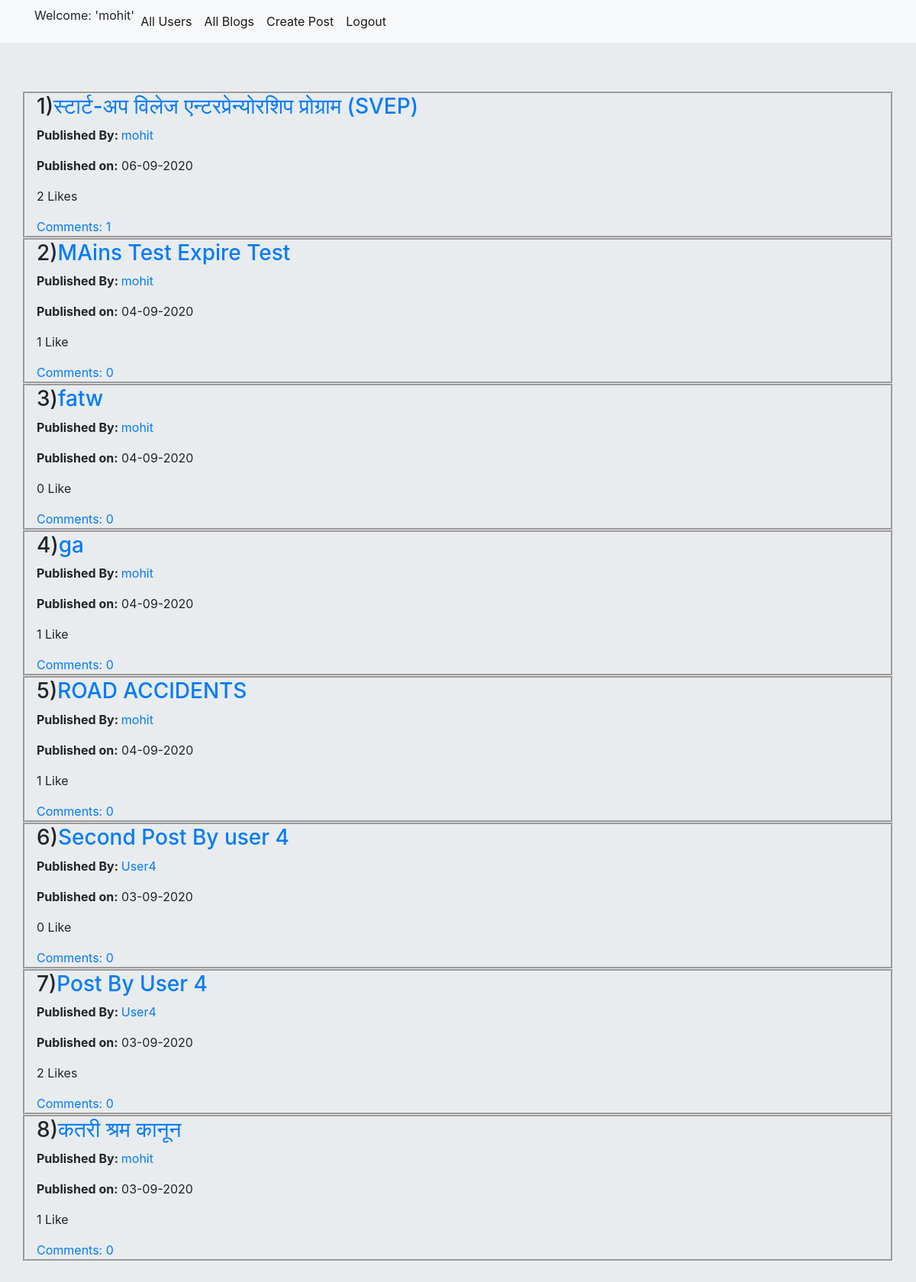
The page / (signed in) on the database its author committed.
### blog/models.py (models this page shows, shortened)
class CustomUser(AbstractUser):
    blocked = models.ManyToManyField('CustomUser',related_name='blocked_users',blank=True)
    liked_posts = models.ManyToManyField('Post',related_name='liked_posts',blank=True)
    def __str__(self):
        return self.username

class Post(models.Model):
    post_banner = models.ImageField(upload_to='images/')
    author = models.ForeignKey(CustomUser,related_name='posts',on_delete=models.CASCADE)
    title = models.CharField(max_length=250)
    text = models.TextField()
    date_created = models.DateTimeField(default=timezone.now)
    liked_by = models.ManyToManyField('CustomUser',related_name='liked_by',blank=True)
    class Meta:
        ordering = ['-date_created']

### blog/views.py (the view)
# urls.py: path('',views.PostListView.as_view(),name='post_list'),
class PostListView(ListView):
    model = Post
    template_name = 'blog/post_list.html'
    def get_queryset(self):
        if self.request.user.is_authenticated:
            current_user = CustomUser.objects.get(username=self.request.user)
            blocked_users = current_user.blocked.all().values_list('id')
            blocked_by = [user for user in CustomUser.objects.all() if current_user in user.blocked.all()]
            return Post.objects.filter(~Q(author__in=blocked_users)).filter(~Q(author__in=blocked_by))
        else:
            return Post.objects.all()

### blog/templates/blog/post_list.html
{% extends 'blog/base.html' %}
{% block content %}
<div class="jumbotron jumbotron-fluid">
    {% for post in post_list%}
    <div class="container"  style="border-style:groove">
        <h3>{{ forloop.counter }})<a href="{% url 'blog:post_detail' pk=post.pk %}">{{ post.title|safe }}</a></h3>
        <div >
            <div>
            <p class="text-justify"><strong>Published By: </strong><a href="{% url 'blog:user_details' post.author.id %}">{{ post.author }}</a></p>
            <p class="text-justify"><strong>Published on:</strong> {{ post.date_created|date:"d-m-Y" }}</p>
                </div>
            </div>
        {% if post.liked_by.count <= 1 %}
    <p>{{post.liked_by.count}} Like</p>
    {% else %}
    <p>{{post.liked_by.count}} Likes</p>
    {% endif %}
        <a href="{% url 'blog:post_detail' pk=post.pk %}">Comments: {{ post.post_comments.count }}</a>
    </div>
    {% endfor %}
</div>
{% endblock %}

### blog/templates/blog/base.html (shortened to what this page needs)
<!DOCTYPE html>
<html lang="en">
<head>
    <link rel="stylesheet" href="https://stackpath.bootstrapcdn.com/bootstrap/4.5.2/css/bootstrap.min.css">
</head>
<body>
<nav class="navbar navbar-expand-lg navbar-light bg-light">
    <div class="container">
    <ul class="navbar-nav">
        {% if user.is_authenticated %}
        <li class="nav-item active" ><p>Welcome: '{{ user.username }}'</p></li>
        <li class="nav-item active">
            <a class="nav-link" href="{% url 'blog:user_list' %}">All Users</a>
        </li>
        <li class="nav-item active">
            <a class="nav-link" href="/">All Blogs</a>
        </li>
        <li class="nav-item active">
                <a class="nav-link" href="{% url 'blog:post_create' %}">Create Post</a>
            </li>
            <li class="nav-item active">
                <a class="nav-link" href="{%url 'logout' %}?next=/">Logout</a>
            </li>
    {% endif %}
</div>
</nav>
{% block content %}
{% endblock %}
</body>
</html>

### rows shown on the page
CustomUser: username "mohit"
Post: title "स्टार्ट-अप विलेज एन्टरप्रेन्योरशिप प्रोग्राम (SVEP)", author "mohit", date_created "06-09-2020", liked_by.count "2", post_comments.count "1"
Post: title "MAins Test Expire Test", author "mohit", date_created "04-09-2020", liked_by.count "1", post_comments.count "0"
Post: title "fatw", author "mohit", date_created "04-09-2020", liked_by.count "0", post_comments.count "0"
Post: title "ga", author "mohit", date_created "04-09-2020", liked_by.count "1", post_comments.count "0"
Post: title "ROAD ACCIDENTS", author "mohit", date_created "04-09-2020", liked_by.count "1", post_comments.count "0"
Post: title "Second Post By user 4", author "User4", date_created "03-09-2020", liked_by.count "0", post_comments.count "0"
Post: title "Post By User 4", author "User4", date_created "03-09-2020", liked_by.count "2", post_comments.count "0"
Post: title "कतरी श्रम कानून", author "mohit", date_created "03-09-2020", liked_by.count "1", post_comments.count "0"
